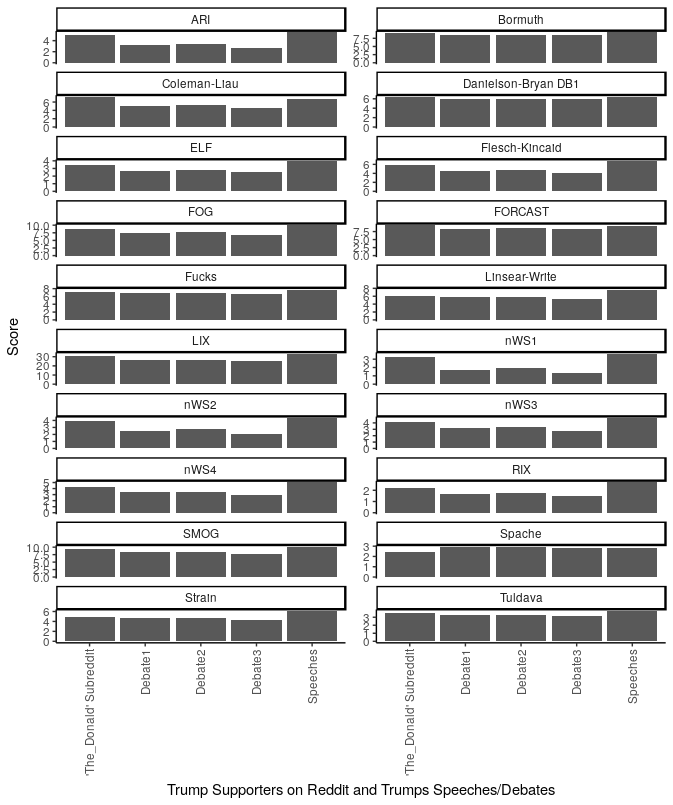

Write R code to recreate this figure.
load("SubredditsReadability.RData")
load("SpeechesAndDebates.RData")
load("TweetReadability.RData")

# This script summarizes and presents the data calculated by the koRpus package in 'ReadabilityAnalysis.R' and then processed further in
# 'SubredditCalcAverage.R' It creates graphs in different combinations to to able to view the results easily and make comparisons.

# Correct Spelling
Tweets.Trump.Readability = Tweets.Trump.Readaibility

library(ggplot2)
library(formatR)
library(xtable)

index = The_Donald.Readability[c(1:3, 5, 9, 12:25, 27), 1]

# Debates

intDebate1.Trump = cbind(as.numeric(summary(Debate1.Trump.Readability)[, 3]), as.numeric(summary(Debate1.Trump.Readability)[, 4]))
Debate1.Trump = c(intDebate1.Trump[1:3, 2], intDebate1.Trump[5, 1], intDebate1.Trump[9, 1], intDebate1.Trump[12:16, 2], intDebate1.Trump[17, 1], intDebate1.Trump[18:21, 
    2], intDebate1.Trump[22, 1], intDebate1.Trump[23:24, 2], intDebate1.Trump[25, 1], intDebate1.Trump[27, 1])


intDebate2.Trump = cbind(as.numeric(summary(Debate2.Trump.Readability)[, 3]), as.numeric(summary(Debate2.Trump.Readability)[, 4]))
Debate2.Trump = c(intDebate2.Trump[1:3, 2], intDebate2.Trump[5, 1], intDebate2.Trump[9, 1], intDebate2.Trump[12:16, 2], intDebate2.Trump[17, 1], intDebate2.Trump[18:21, 
    2], intDebate2.Trump[22, 1], intDebate2.Trump[23:24, 2], intDebate2.Trump[25, 1], intDebate2.Trump[27, 1])


intDebate3.Trump = cbind(as.numeric(summary(Debate3.Trump.Readability)[, 3]), as.numeric(summary(Debate3.Trump.Readability)[, 4]))
Debate3.Trump = c(intDebate3.Trump[1:3, 2], intDebate3.Trump[5, 1], intDebate3.Trump[9, 1], intDebate3.Trump[12:16, 2], intDebate3.Trump[17, 1], intDebate3.Trump[18:21, 
    2], intDebate3.Trump[22, 1], intDebate3.Trump[23:24, 2], intDebate3.Trump[25, 1], intDebate3.Trump[27, 1])

# Speeches

intSpeeches.Trump = cbind(as.numeric(summary(Speeches.Trump.Readability)[, 3]), as.numeric(summary(Speeches.Trump.Readability)[, 4]))
Speeches.Trump = c(intSpeeches.Trump[1:3, 2], intSpeeches.Trump[5, 1], intSpeeches.Trump[9, 1], intSpeeches.Trump[12:16, 2], intSpeeches.Trump[17, 1], intSpeeches.Trump[18:21, 
    2], intSpeeches.Trump[22, 1], intSpeeches.Trump[23:24, 2], intSpeeches.Trump[25, 1], intSpeeches.Trump[27, 1])


# Twitter

intTweets.Trump = cbind(as.numeric(summary(Tweets.Trump.Readability)[, 3]), as.numeric(summary(Tweets.Trump.Readability)[, 4]))
Tweets.Trump = c(intTweets.Trump[1:3, 2], intTweets.Trump[5, 1], intTweets.Trump[9, 1], intTweets.Trump[12:16, 2], intTweets.Trump[17, 1], intTweets.Trump[18:21, 
    2], intTweets.Trump[22, 1], intTweets.Trump[23:24, 2], intTweets.Trump[25, 1], intTweets.Trump[27, 1])

# Subreddits

# This section is done deifferently since the data has a different structure when it was it initially altered to generate the means in 'SubredditCalcAverage.R'
# script

intSubreddit.The_Donald = cbind(The_Donald.Readability[, 2], The_Donald.Readability[, 3])
Subreddit.The_Donald = c(intSubreddit.The_Donald[1:3, 2], intSubreddit.The_Donald[5, 1], intSubreddit.The_Donald[9, 1], intSubreddit.The_Donald[12:16, 2], intSubreddit.The_Donald[17, 
    1], intSubreddit.The_Donald[18:21, 2], intSubreddit.The_Donald[22, 1], intSubreddit.The_Donald[23:24, 2], intSubreddit.The_Donald[25, 1], intSubreddit.The_Donald[27, 
    1])


# Correct Data Types and Rounding
Debate1.Trump = as.numeric(Debate1.Trump)
Debate2.Trump = as.numeric(Debate2.Trump)
Debate3.Trump = as.numeric(Debate3.Trump)
Speeches.Trump = as.numeric(Speeches.Trump)
Tweets.Trump = as.numeric(Tweets.Trump)

Subreddit.The_Donald = round(as.numeric(Subreddit.The_Donald), 2)


# Generate Numerical Tables to be Used for Graphs

Trump.Table = data.frame(Algorithm = index, The_DonaldSubreddit = Subreddit.The_Donald, Speeches = Speeches.Trump, Dabate1 = Debate1.Trump, Dabate2 = Debate2.Trump, 
    Dabate3 = Debate3.Trump)

# Generate Tables to be Used for Graphs

Trump.Data = data.frame(Algorithm = c(index, index, index, index, index), Source = c(rep.int("'The_Donald' Subreddit", 20), rep.int("Speeches", 20), rep.int("Debate1", 
    20), rep.int("Debate2", 20), rep.int("Debate3", 20)), Score = c(Subreddit.The_Donald, Speeches.Trump, Debate1.Trump, Debate2.Trump, Debate3.Trump))

# Generate Graphs
Trump.Graph = ggplot(Trump.Data, aes(Source, Score)) + geom_bar(stat = "identity") + xlab("Trump Supporters on Reddit and Trumps Speeches/Debates") + facet_wrap(~Algorithm, 
    ncol = 2, scales = "free_y") + theme_classic() + theme(axis.text.x = element_text(angle = 90, hjust = 1, vjust = 0.5))

Trump.Graph
